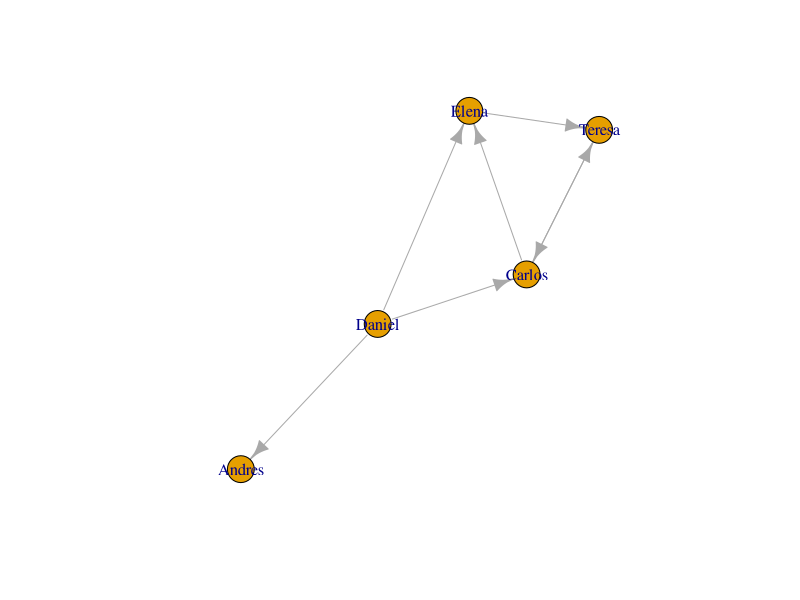
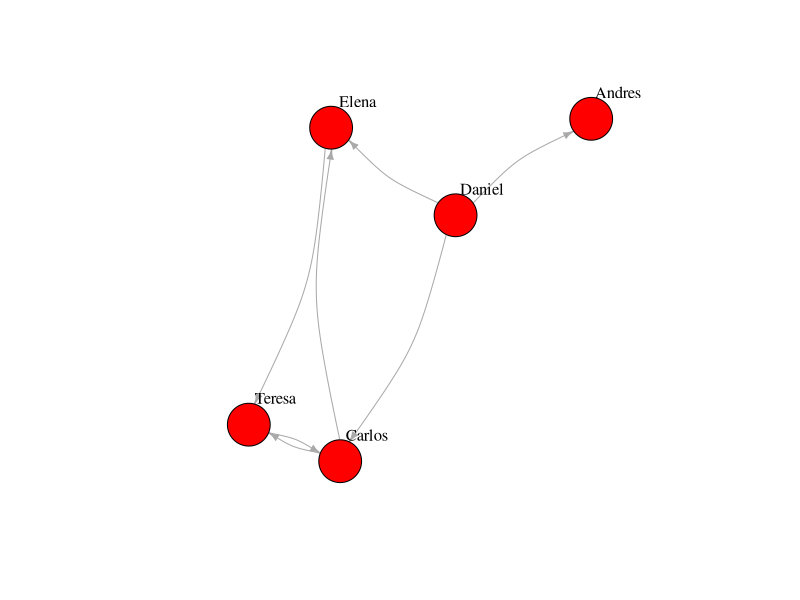
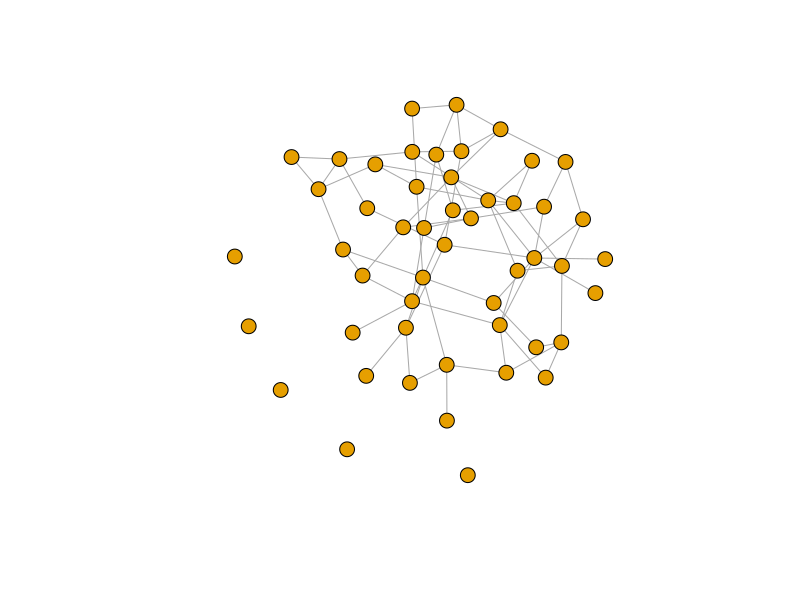
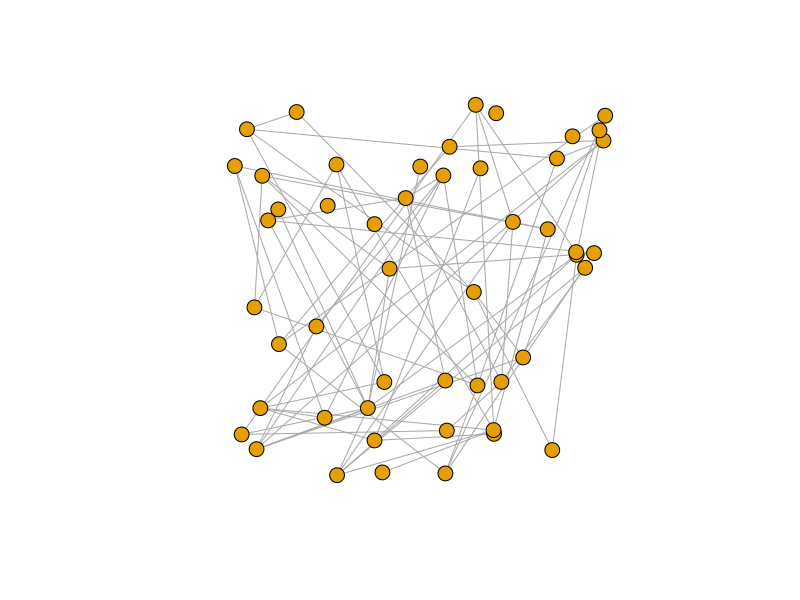
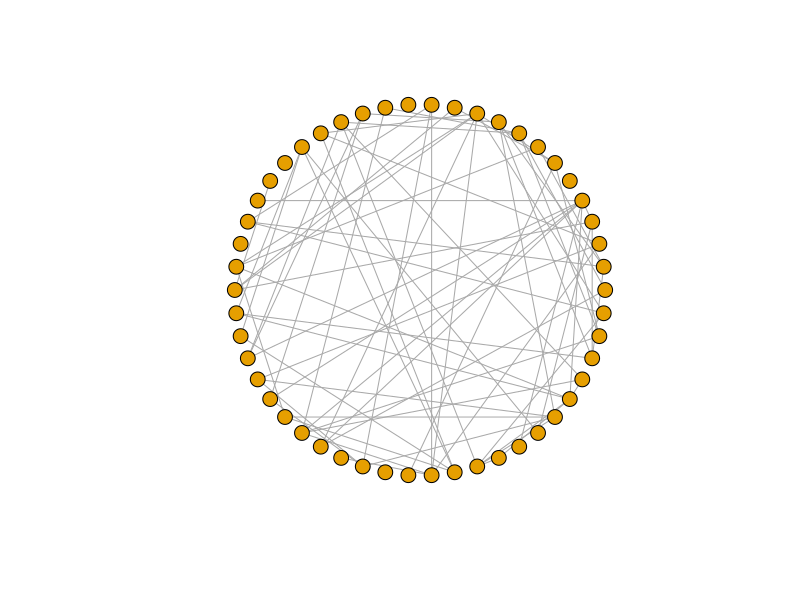
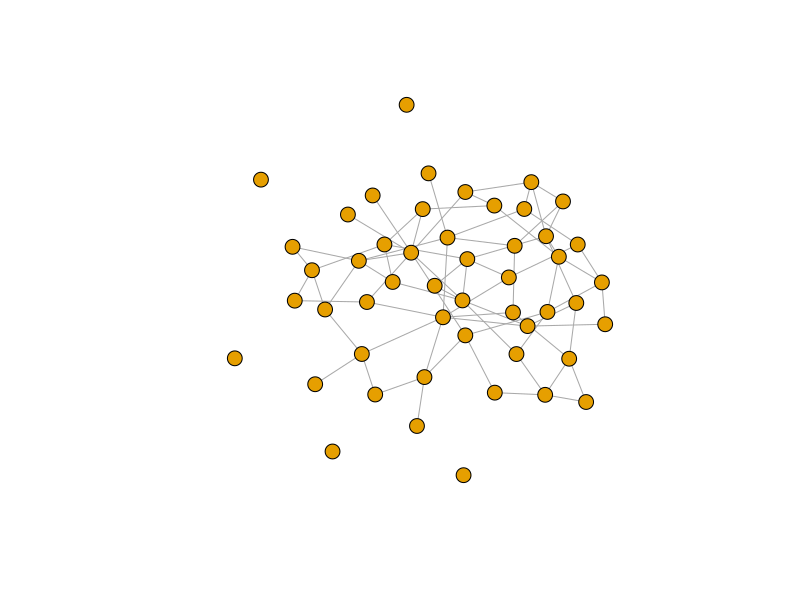
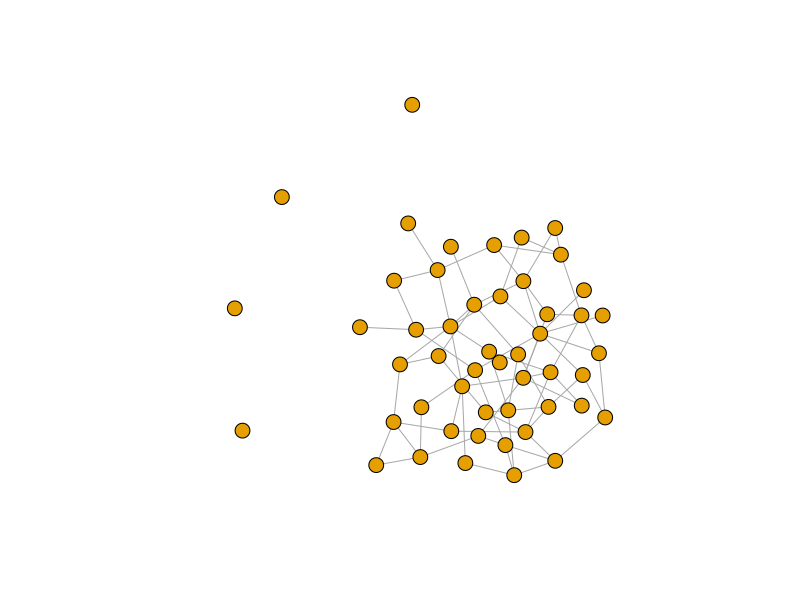
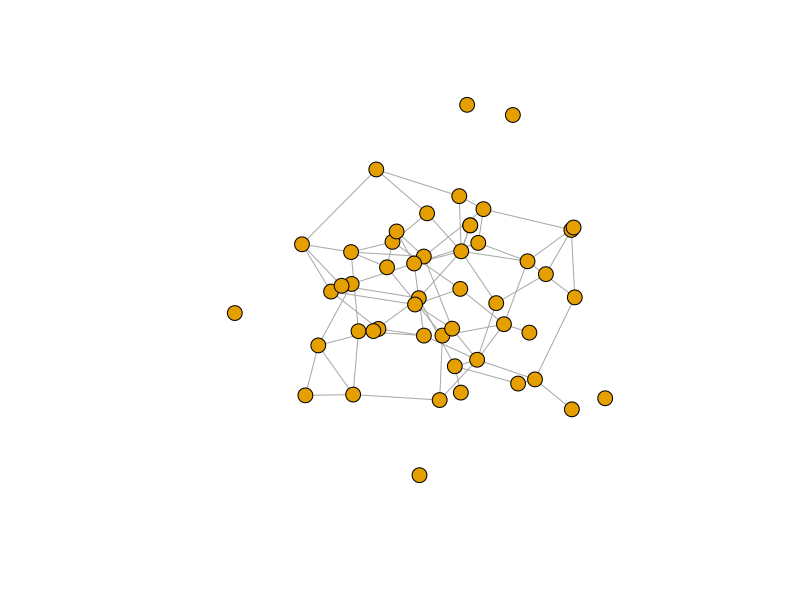

Here is the R script that generated these plots, in order:
install.packages("igraph")

library (igraph)

g <- graph_from_literal(A--D, B--C, C--A, E--A, C--E, E--B)
print(g)

g <- graph_from_literal(A-+D, B++C, C+-A, E+-A, C-+E, E-+B)
print(g)

g <- graph_from_literal(Daniel-+Andres, 
                       Teresa++Carlos, 
                       Carlos+-Daniel, 
                       Elena+-Daniel, 
                       Carlos-+Elena, 
                       Elena-+Teresa)
print(g)

plot(g)

plot(g, edge.arrow.size=0.5, vertex.color="red", vertex.size=25, 
     vertex.label.color="black", vertex.label.dist=3, edge.curved=0.2)

g <- sample_gnm(n=50, m=75)
V(g)$label <- ""
V(g)$size <- 8
plot(g)

plot(g, layout=layout_randomly)

pos <- layout_in_circle(g)
head(pos)
plot(g, layout=pos)

plot(g, layout=layout_with_fr)

plot(g, layout=layout_with_kk)

plot(g, layout=layout_with_mds)


